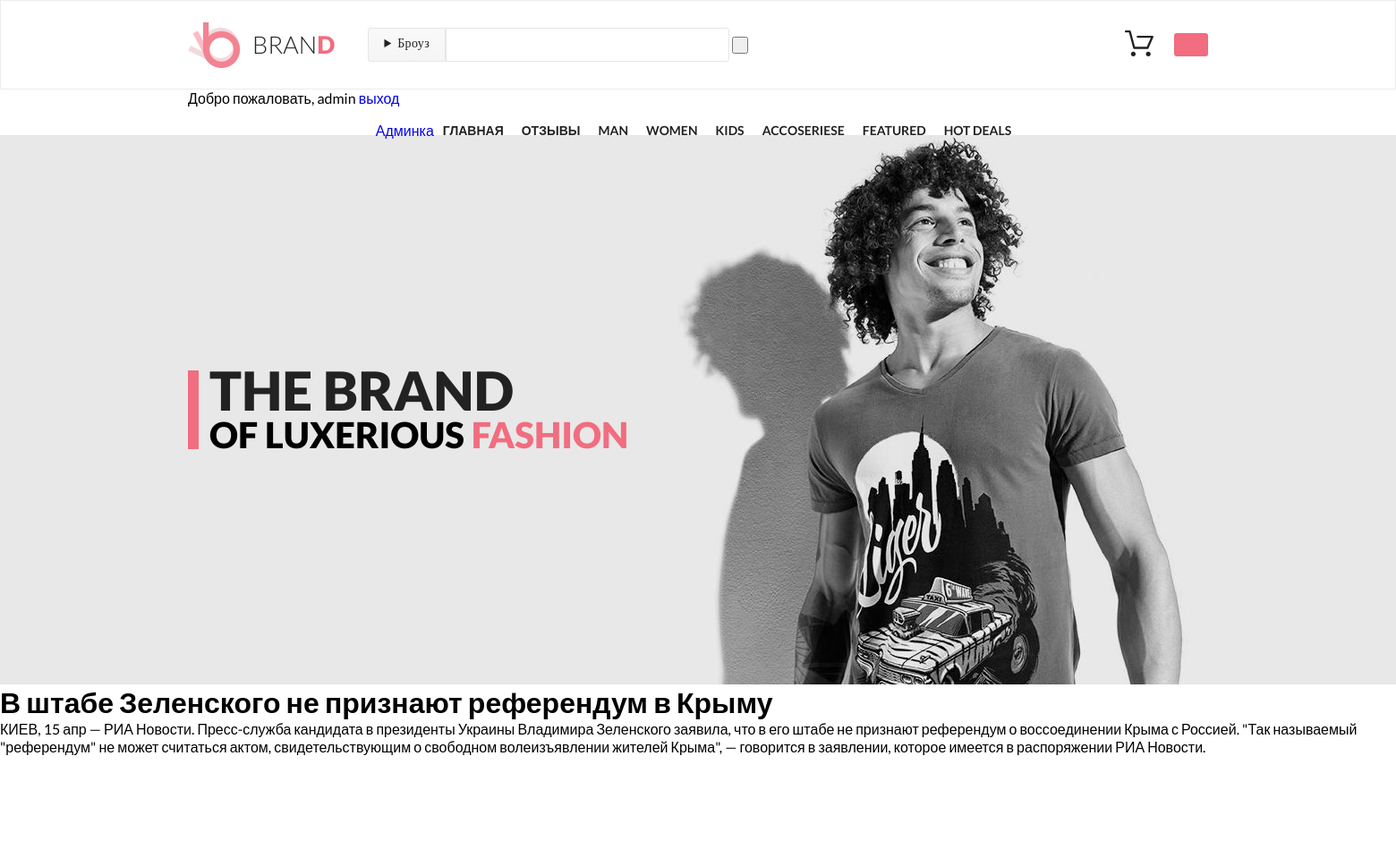
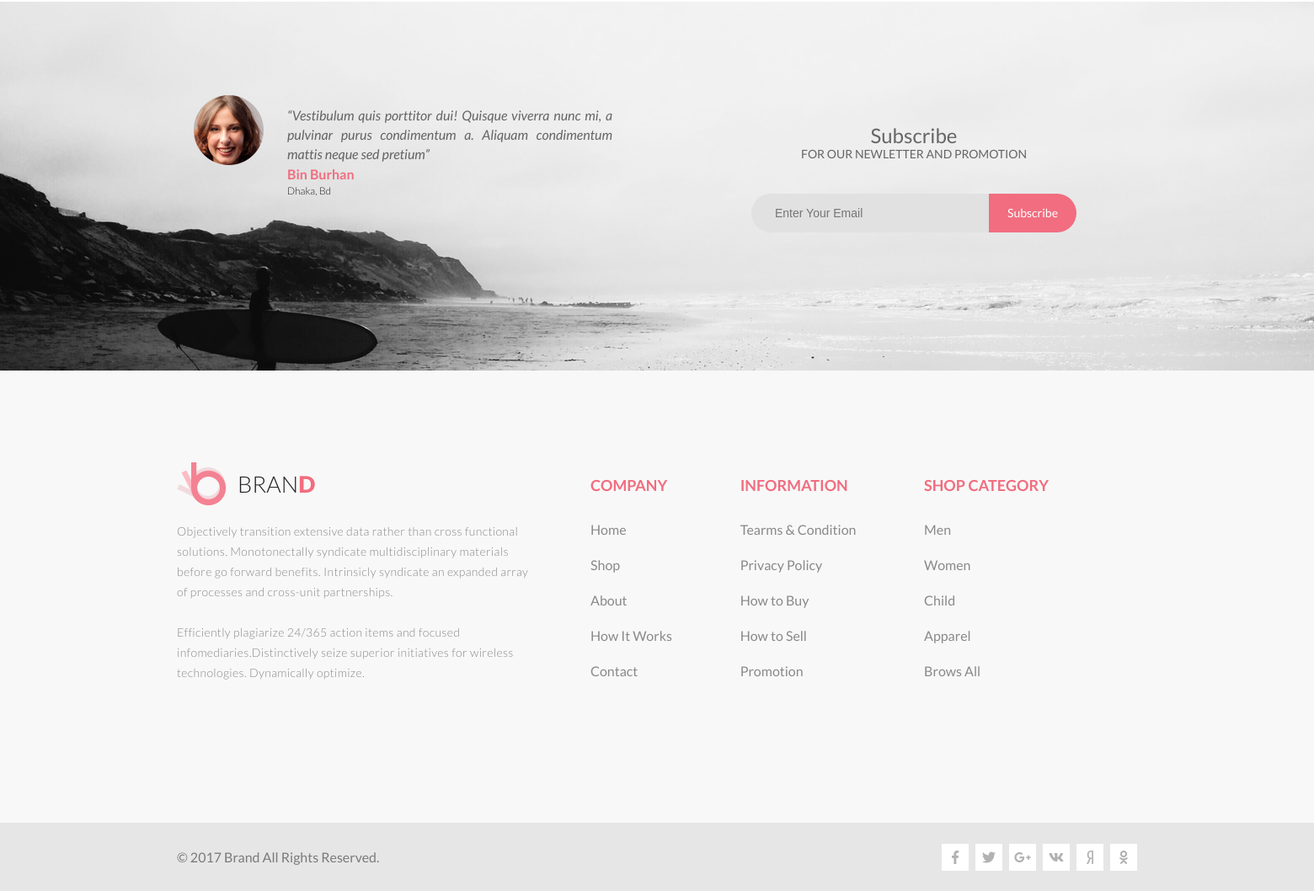
/newspage/1 (signed in), run on the app's committed database (2 pictures, top to bottom).
### tables this page shows
CREATE TABLE `news` (
  `id` int(11) NOT NULL,
  `category` int(11) NOT NULL,
  `prev` text NOT NULL,
  `text` text NOT NULL
);

### engine/db.php (called while the page is built, shortened)
<?php
function getDb() {
    static $db = null;
    if (is_null($db)) {
        $db = @mysqli_connect(HOST, USER, PASS, DB) or die("Could not connect: " . mysqli_connect_error());
    }
    return $db;
}
function getAssocResult($sql)
{
    $db = getDb();
    $result = @mysqli_query($db, $sql) or die(mysqli_error($db));
    $array_result = [];
    while ($row = mysqli_fetch_assoc($result))
        $array_result[] = $row;
    return $array_result;
}

### engine/news.php (called while the page is built, shortened)
<?php
function getNewsContent($id){
    $id = (int)$id;
    $sql = "SELECT * FROM news WHERE id = {$id}";
    $news = getAssocResult($sql);
    $result = [];
    if(isset($news[0]))
        $result = $news[0];
    return $result;
}

### engine/controller.php (called while the page is built, shortened)
<?php
function prepareVariables($page, $action, $id)
{
    $params = [];
    if (is_auth()) {
        $params['allow'] = true;
        $params['user'] = get_user();
    }
    $params['count'] = getBasketCount();
    switch ($page) {
        case 'newspage':
            $content = getNewsContent($id);
            $params['prev'] = $content['prev'];
            $params['text'] = $content['text'];
            break;
    }
    return $params;
}

### views/newspage.php (the view)
<h1><?=$prev?></h1>
<p><?=$text?></p>

### public/css/styles.css (style rules this page uses)
* { margin: 0; padding: 0; }
body { font-family: 'Lato', sans-serif; position: relative; }

### data on the page
news: prev "В штабе Зеленского не признают референдум в Крыму", text "КИЕВ, 15 апр — РИА Новости. Пресс-служба кандидата в президенты Украины Владимира Зеленского заявила, что в его штабе не признают референдум о воссоединении Крыма с Россией. \"Так называемый \"референдум\" не может считаться актом, свидетельствующим о свободном волеизъявлении жителей Крыма\", — говорится в заявлении, которое имеется в распоряжении РИА Новости."

### other printed values
$user "admin"
